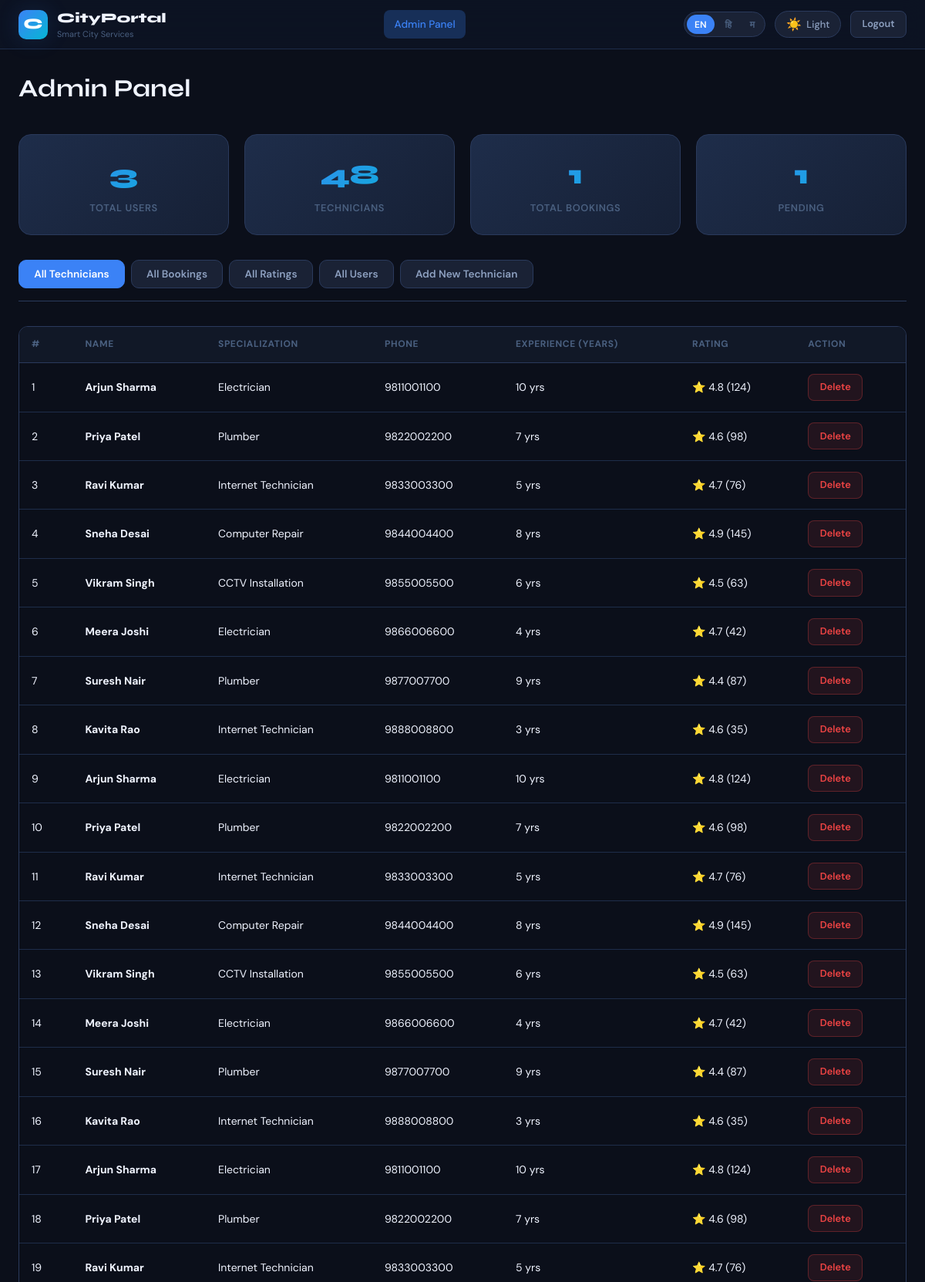
The page /admin (signed in, upper part) on the database its author committed.
### tables this page shows
CREATE TABLE technicians(
            id INTEGER PRIMARY KEY AUTOINCREMENT,
            name TEXT NOT NULL, specialization TEXT NOT NULL,
            phone TEXT, email TEXT, bio TEXT,
            experience INTEGER DEFAULT 1,
            rating REAL DEFAULT 0, review_count INTEGER DEFAULT 0,
            available INTEGER DEFAULT 1,
            created_at TIMESTAMP DEFAULT CURRENT_TIMESTAMP);

### app.py (the view)
@app.route('/admin')
def admin_panel():
    if session.get('user_role') != 'admin': return redirect(url_for('login'))
    con = db()
    techs = con.execute('SELECT * FROM technicians ORDER BY id').fetchall()
    users = con.execute("SELECT * FROM users WHERE role='user' ORDER BY id").fetchall()
    bookings = con.execute('''SELECT b.*,u.name as user_name,t.name as tech_name,t.specialization
                              FROM bookings b JOIN users u ON b.user_id=u.id
                              JOIN technicians t ON b.technician_id=t.id
                              ORDER BY b.created_at DESC''').fetchall()
    ratings = con.execute('''SELECT r.*,u.name as user_name,t.name as tech_name
                             FROM ratings r JOIN users u ON r.user_id=u.id
                             JOIN technicians t ON r.technician_id=t.id
                             ORDER BY r.created_at DESC''').fetchall()
    stats = {
        'users': con.execute("SELECT COUNT(*) FROM users WHERE role='user'").fetchone()[0],
        'techs': con.execute('SELECT COUNT(*) FROM technicians').fetchone()[0],
        'bookings': con.execute('SELECT COUNT(*) FROM bookings').fetchone()[0],
        'pending': con.execute("SELECT COUNT(*) FROM bookings WHERE status='pending'").fetchone()[0],
    }
    con.close()
    return render_template('admin.html', techs=techs, users=users, bookings=bookings, ratings=ratings, stats=stats)

### app.py (called while the page is built)
def db():
    c = sqlite3.connect(DB); c.row_factory = sqlite3.Row; return c

### templates/admin.html (shortened to what this page needs)
{% extends "base.html" %}
{% block content %}
<div class="main-content">
  <div class="page-header">
    <h1 data-t="adm_title">Admin Panel</h1>
  </div>
  <div class="stats-grid" style="margin-bottom:2rem">
    <div class="stat-card">
      <div class="stat-num">{{ stats.users }}</div>
      <div class="stat-label" data-t="adm_users">Total Users</div>
    </div>
    <div class="stat-card">
      <div class="stat-num">{{ stats.techs }}</div>
      <div class="stat-label" data-t="adm_techs">Technicians</div>
    </div>
    <div class="stat-card">
      <div class="stat-num">{{ stats.bookings }}</div>
      <div class="stat-label" data-t="adm_bookings">Total Bookings</div>
    </div>
    <div class="stat-card">
      <div class="stat-num">{{ stats.pending }}</div>
      <div class="stat-label" data-t="adm_pending">Pending</div>
    </div>
  </div>
  <div class="admin-tabs">
    <button class="tab-btn active" onclick="switchTab('tab-techs',this)" data-t="adm_all_techs">All Technicians</button>
    <button class="tab-btn" onclick="switchTab('tab-bookings',this)" data-t="adm_all_bookings">All Bookings</button>
    <button class="tab-btn" onclick="switchTab('tab-ratings',this)" data-t="adm_all_ratings">All Ratings</button>
    <button class="tab-btn" onclick="switchTab('tab-users',this)" data-t="adm_all_users">All Users</button>
    <button class="tab-btn" onclick="switchTab('tab-add',this)" data-t="adm_add_tech">+ Add Technician</button>
  </div>
  <div id="tab-techs" class="tab-pane active">
    <div class="table-wrap">
      <table>
        <thead>
          <tr>
            <th>#</th>
            <th data-t="adm_tech_name">Name</th>
            <th data-t="adm_tech_spec">Specialization</th>
            <th data-t="adm_tech_phone">Phone</th>
            <th data-t="adm_tech_exp">Exp</th>
            <th>Rating</th>
            <th data-t="adm_action">Action</th>
          </tr>
        </thead>
        <tbody>
          {% for t in techs %}
          <tr>
            <td>{{ t.id }}</td>
            <td><strong>{{ t.name }}</strong></td>
            <td><span data-service="{{ t.specialization }}">{{ t.specialization }}</span></td>
            <td>{{ t.phone }}</td>
            <td>{{ t.experience }} yrs</td>
            <td>⭐ {{ t.rating }} ({{ t.review_count }})</td>
            <td>
              <a href="{{ url_for('delete_tech', tid=t.id) }}"
                 class="btn btn-danger btn-sm"
                 onclick="return confirm('Delete this technician?')"
                 data-t="adm_delete">Delete</a>
            </td>
          </tr>
          {% endfor %}
        </tbody>
      </table>
    </div>
  </div>
</div>
{% endblock %}

### static/css/style.css (style rules this page uses)
:root, [data-theme="dark"] { --bg-base: #0b0f1a; --bg-surface: #111827; --bg-card: #1a2235; --bg-card-hover: #1f2d45; --bg-input: #0f1728; --bg-nav: #0d1424ee; --border: #2a3a5c; --border-light: #1e2d4a; --text-primary: #f0f4ff; --text-secondary: #8da0c0; --text-muted: #4a6080; --text-on-accent: #ffffff; --accent: #3b82f6; --accent-hover: #2563eb; --accent-glow: rgba(59,130,246,0.25); --accent2: #06b6d4; --accent2-glow: rgba(6,182,212,0.2); --success: #10b981; --warning: #f59e0b; --danger: #ef4444; --info: #6366f1; --shadow-sm: 0 2px 8px rgba(0,0,0,0.4); --shadow-md: 0 4px 20px rgba(0,0,0,0.5); --shadow-lg: 0 8px 40px rgba(0,0,0,0.6); --shadow-accent: 0 0 30px rgba(59,130,246,0.15); --grad-hero: linear-gradient(135deg,#0b0f1a 0%,#0f1d35 50%,#0b1a2e 100%); --grad-card: linear-gradient(145deg,#1a2235,#141e30); --grad-accent: linear-gradient(135deg,#3b82f6,#06b6d4); --grad-stat: linear-gradient(135deg,#1e2d4a,#162035); }
*,*::before,*::after { box-sizing:border-box; margin:0; padding:0; }
html { scroll-behavior:smooth; }
body { font-family:'DM Sans', sans-serif; font-size:15px; line-height:1.6; background:var(--bg-base); color:var(--text-primary); min-height:100vh; transition:background .3s,color .3s; }
h1,h2,h3,h4,h5 { font-family:'Syne', sans-serif; font-weight:700; line-height:1.2; }
a { color:var(--accent); text-decoration:none; transition:color .2s; }
.main-content { max-width:1280px; margin:0 auto; padding:2rem 1.5rem; }
.page-header { margin-bottom:2.5rem; }
.page-header h1 { font-size:2rem; margin-bottom:.35rem; }
.stats-grid { display:grid; grid-template-columns:repeat(auto-fit,minmax(160px,1fr)); gap:1.25rem; margin-bottom:2rem; }
.stat-card { background:var(--grad-stat); border:1px solid var(--border); border-radius:16px; padding:1.5rem; text-align:center; transition:all .3s; }
.stat-num { font-family:'Syne',sans-serif; font-size:2.2rem; font-weight:800; background:var(--grad-accent); -webkit-background-clip:text; -webkit-text-fill-color:transparent; background-clip:text; }
.stat-label { font-size:.8rem; color:var(--text-muted); font-weight:600; text-transform:uppercase; letter-spacing:.05em; margin-top:.25rem; }
.btn { display:inline-flex; align-items:center; justify-content:center; gap:.5rem; padding:.6rem 1.4rem; border-radius:10px; border:none; font-size:.875rem; font-weight:600; cursor:pointer; transition:all .2s; font-family:'DM Sans',sans-serif; text-decoration:none; }
.btn-danger { background:rgba(239,68,68,.1); border:1px solid rgba(239,68,68,.3); color:var(--danger); }
.btn-sm { padding:.4rem .9rem; font-size:.8rem; border-radius:8px; }
.table-wrap { overflow-x:auto; border-radius:12px; border:1px solid var(--border); }
table { width:100%; border-collapse:collapse; font-size:.875rem; }
th { padding:.85rem 1rem; text-align:left; background:var(--bg-surface); color:var(--text-muted); font-size:.75rem; font-weight:700; text-transform:uppercase; letter-spacing:.05em; border-bottom:1px solid var(--border); }
td { padding:.85rem 1rem; border-bottom:1px solid var(--border-light); color:var(--text-primary); }
.admin-tabs { display:flex; gap:.5rem; margin-bottom:2rem; flex-wrap:wrap; border-bottom:1px solid var(--border); padding-bottom:1rem; }
.tab-btn { padding:.55rem 1.2rem; border-radius:10px; border:1px solid var(--border); background:var(--bg-card); color:var(--text-secondary); font-size:.85rem; font-weight:600; cursor:pointer; transition:all .2s; font-family:'DM Sans',sans-serif; }
.tab-btn.active { background:var(--accent); border-color:var(--accent); color:#fff; }
.tab-pane { display:none; }
.tab-pane.active { display:block; }
.fade-in { animation:fadeInUp .5s ease both; }

### rows shown on the page
technicians: id "1", name "Arjun Sharma", phone "9811001100", experience "10", rating "4.8", review_count "124"
technicians: id "2", name "Priya Patel", phone "9822002200", experience "7", rating "4.6", review_count "98"
technicians: id "3", name "Ravi Kumar", phone "9833003300", experience "5", rating "4.7", review_count "76"
technicians: id "4", name "Sneha Desai", phone "9844004400", experience "8", rating "4.9", review_count "145"
technicians: id "5", name "Vikram Singh", phone "9855005500", experience "6", rating "4.5", review_count "63"
technicians: id "6", name "Meera Joshi", phone "9866006600", experience "4", rating "4.7", review_count "42"
technicians: id "7", name "Suresh Nair", phone "9877007700", experience "9", rating "4.4", review_count "87"
technicians: id "8", name "Kavita Rao", phone "9888008800", experience "3", rating "4.6", review_count "35"
technicians: id "9", name "Arjun Sharma", phone "9811001100", experience "10", rating "4.8", review_count "124"
technicians: id "10", name "Priya Patel", phone "9822002200", experience "7", rating "4.6", review_count "98"
technicians: id "11", name "Ravi Kumar", phone "9833003300", experience "5", rating "4.7", review_count "76"
technicians: id "12", name "Sneha Desai", phone "9844004400", experience "8", rating "4.9", review_count "145"
technicians: id "13", name "Vikram Singh", phone "9855005500", experience "6", rating "4.5", review_count "63"
technicians: id "14", name "Meera Joshi", phone "9866006600", experience "4", rating "4.7", review_count "42"
technicians: id "15", name "Suresh Nair", phone "9877007700", experience "9", rating "4.4", review_count "87"
technicians: id "16", name "Kavita Rao", phone "9888008800", experience "3", rating "4.6", review_count "35"
technicians: id "17", name "Arjun Sharma", phone "9811001100", experience "10", rating "4.8", review_count "124"
technicians: id "18", name "Priya Patel", phone "9822002200", experience "7", rating "4.6", review_count "98"
technicians: id "19", name "Ravi Kumar", phone "9833003300", experience "5", rating "4.7", review_count "76"

### other values the page prints
{{ stats.users }} "3"
{{ stats.techs }} "48"
{{ stats.bookings }} "1"
{{ stats.pending }} "1"
